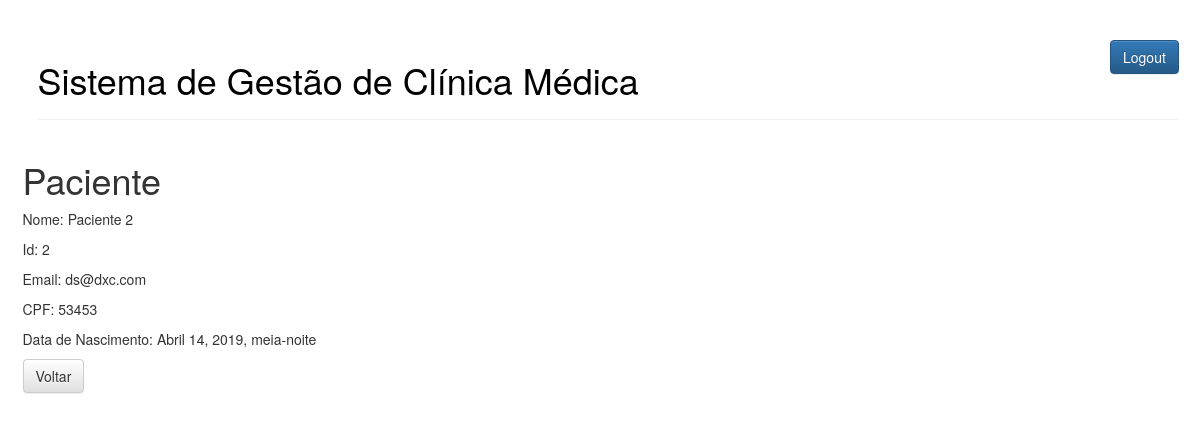
Screenshot of /paciente/2/ (signed in) with the database file from the repository.
### tcc/models.py (models this page shows)
class Paciente(models.Model):
	id_paciente = models.AutoField(primary_key=True)
	nome_paciente = models.CharField(max_length=200)
	dtnasc_paciente = models.DateTimeField()
	endereco_paciente = models.CharField(max_length=250)
	cpf_paciente = models.CharField(unique=True, max_length=11)
	email_paciente = models.CharField(max_length=250)

### tcc/views.py (the view)
# urls.py: path('paciente/<int:paciente_id>/', views.get_paciente_byid, name='get_paciente_byid'),
def get_paciente_byid(request, paciente_id):
	paciente = Paciente.objects.get(pk=paciente_id)
	return render(request, "tcc/paciente-details.html", {'paciente': paciente})

### tcc/templates/tcc/paciente-details.html
{% extends 'tcc/base.html' %}
{% block content %}
	<h1>Paciente</h1>
	<p>Nome: {{paciente.nome_paciente}}</p>
	<p>Id: {{paciente.id_paciente}}</p>
	<p>Email: {{paciente.email_paciente}}</p>
	<p>CPF: {{paciente.cpf_paciente}}</p>
	<p>Data de Nascimento: {{paciente.dtnasc_paciente}}</p>
	<a class="btn btn-default" href="{% url 'get_all_paciente' %}" role="button">Voltar</a>
{% endblock %}

### tcc/static/css/projeto.css (style rules this page uses)
body { padding-left: 15px; }

### rows the page displays
Paciente: nome_paciente "Paciente 2", id_paciente "2", email_paciente "ds@dxc.com", cpf_paciente "53453", dtnasc_paciente "Abril 14, 2019, meia-noite"
